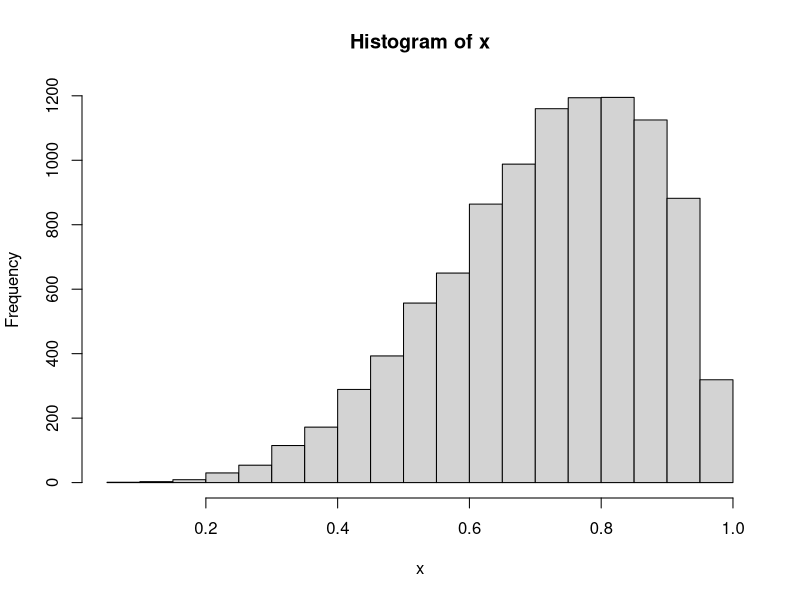
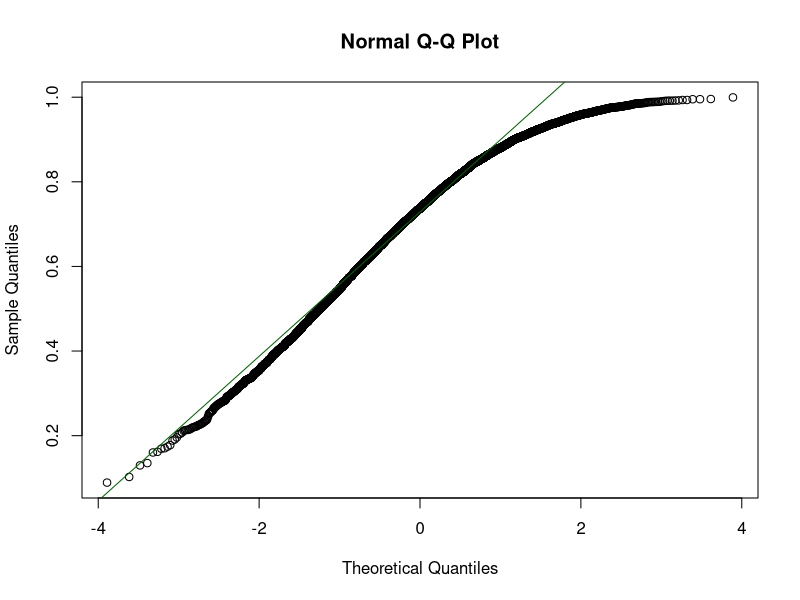
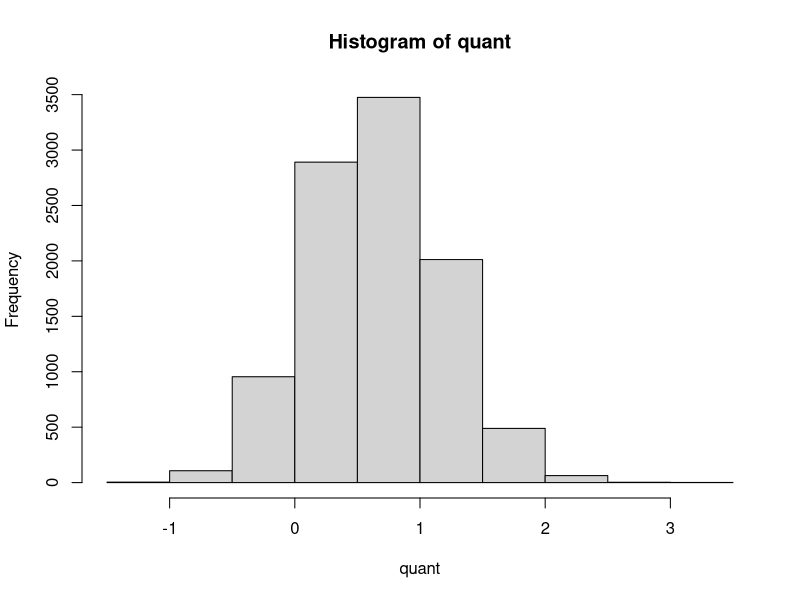
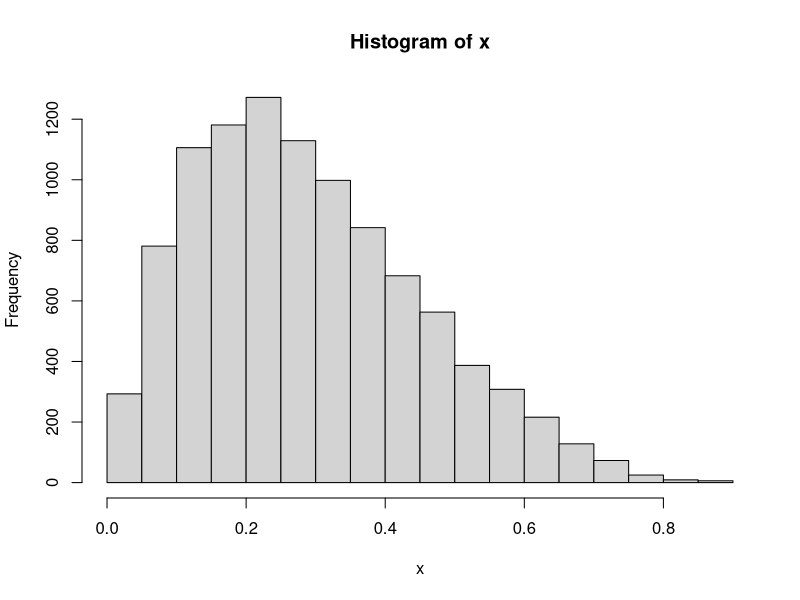
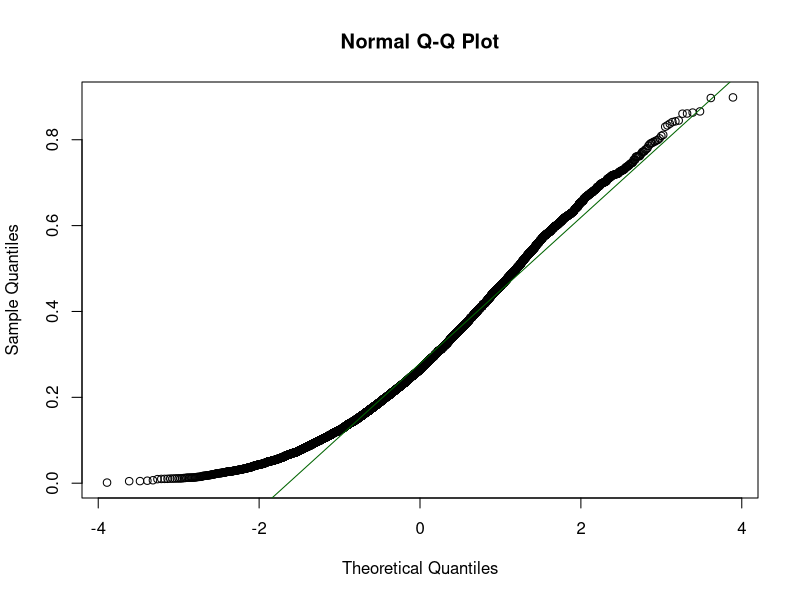
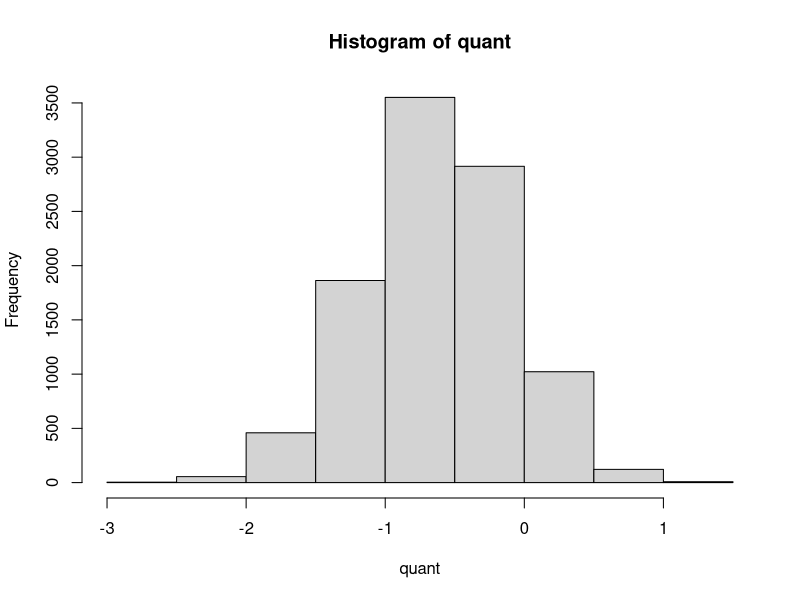
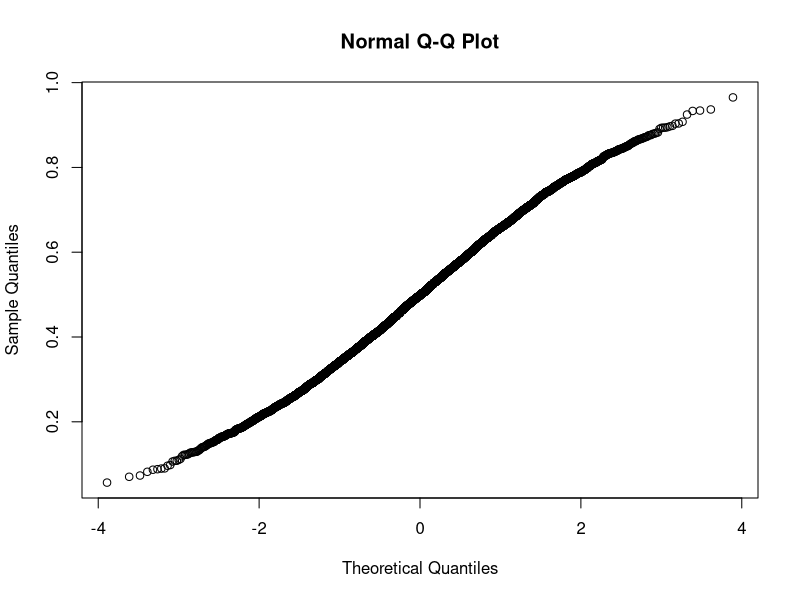
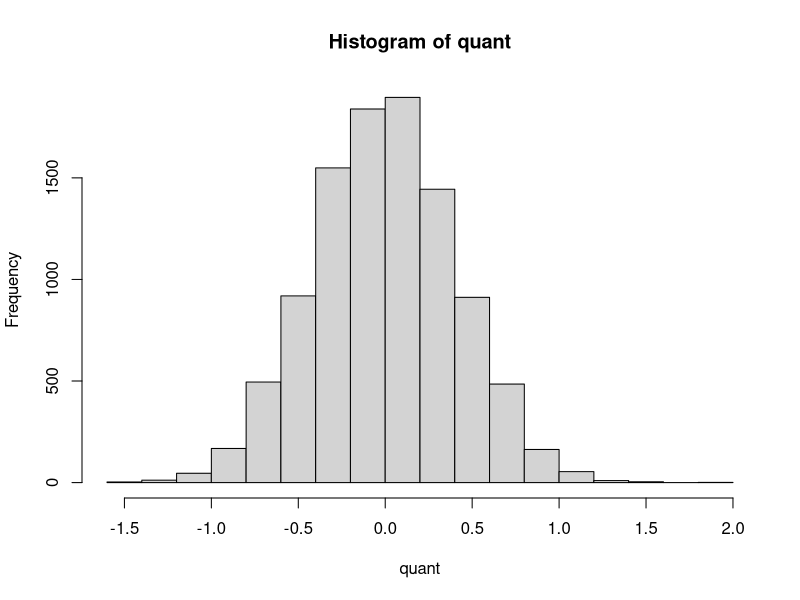

Reproduce these figures in R, in order.
## ---- chunk 1
library(ggplot2)
#install.packages("lme4")
library(lme4)
#install.packages("DHARMa")
# library(DHARMa)
library(quantreg)
library(dplyr)
## ---- chunk 2
x <- rbeta(10000,5,2)
hist(x)
qqnorm(x)
qqline(x, col= "darkgreen")
quant <- qnorm(x)
#quant
table(sign(quant))
hist(quant)
## ---- chunk 3
x <- rbeta(10000,2,5)
hist(x)
qqnorm(x)
table(sign(x))
qqline(x, col= "darkgreen")
quant <- qnorm(x)
#quant
table(sign(quant))
hist(quant)
## ---- chunk 4
x <- rbeta(10000,5,5)
qqnorm(x)
quant <- qnorm(x)
#quant
table(sign(quant))
hist(quant)
## ---- chunk 5
#make this example reproducible
set.seed(0)

#create data frame 
hours <- runif(100, 1, 10)
score <- 60 + 2*hours + rnorm(100, mean=0, sd=.45*hours)
df <- data.frame(hours, score)

#view first six rows
head(df)
## ---- chunk 6
#fit model
model_90 <- rq(score ~ hours, data = df, tau = 0.9)
summary(model_90)
model_50 <- rq(score ~ hours, data = df, tau = 0.5)
summary(model_50)
model_10 <- rq(score ~ hours, data = df, tau = 0.1)
summary(model_10)

df %>% ggplot(aes(x=hours, y=score)) +
  geom_line(aes(color="red", y = 60.25185 + 2.43746*hours)) +
  geom_line(aes(color="green", y= 60.20392 + 1.92357*hours)) +
  geom_line(aes(color="blue", y=59.97472 + 1.36072*hours)) +
  geom_point()
#view summary of model
#summary(model)
#table(sign(resid(model)))
